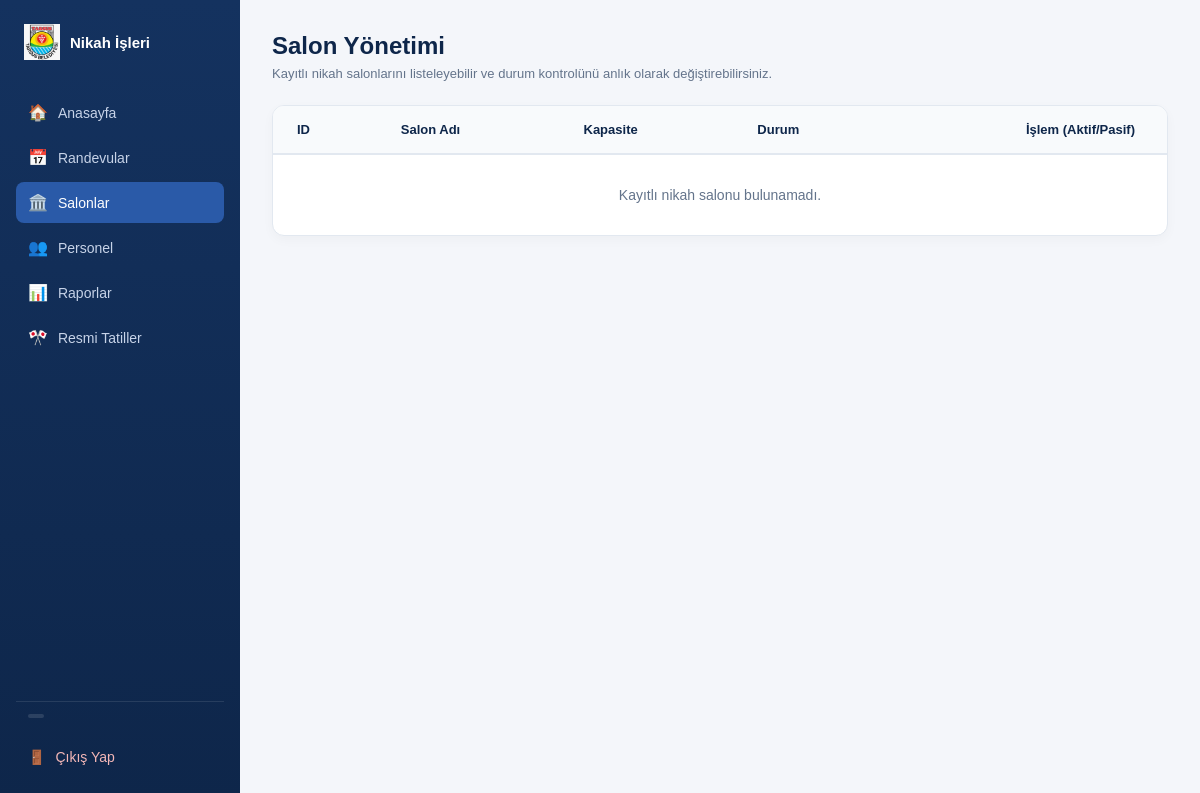
Before: /pages/salonlar/salonlar.php with the older database file.
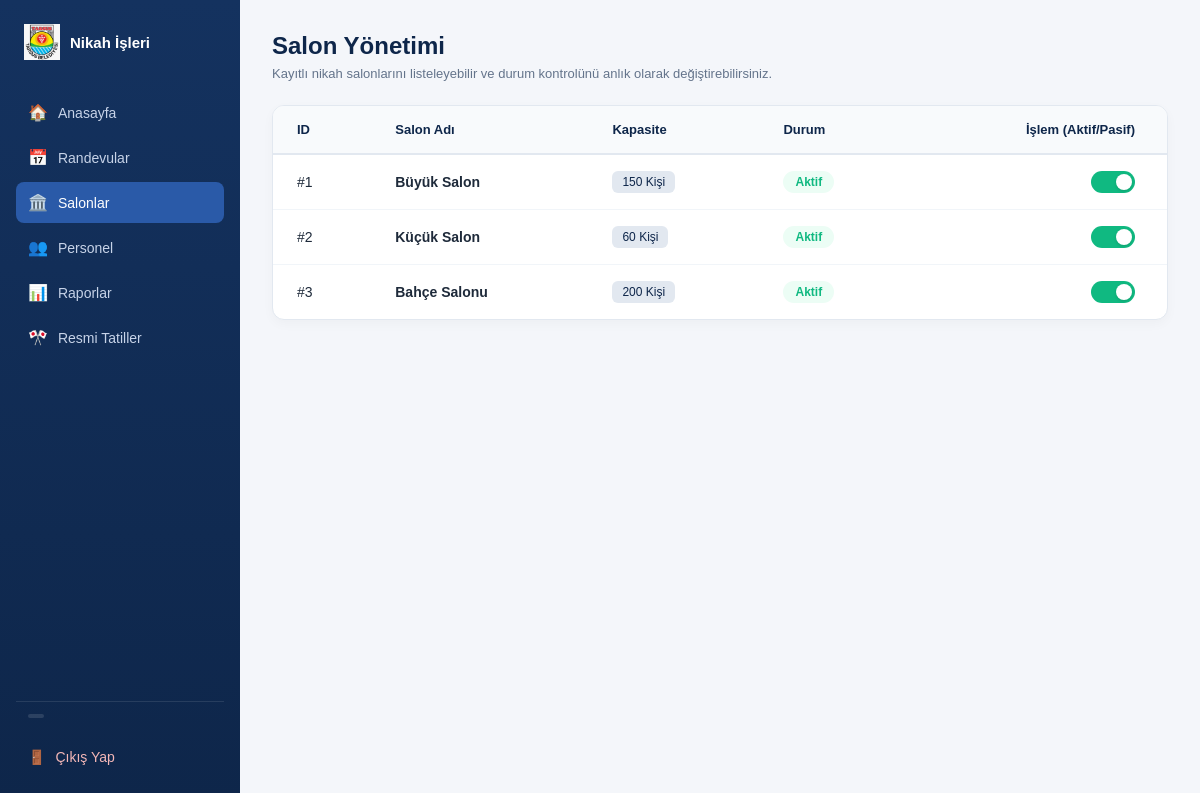
After: the same page with the newer database file.
### tables this page shows
CREATE TABLE `salonlar` (
  `id` int(11) NOT NULL,
  `ad` varchar(100) NOT NULL,
  `kapasite` int(11) NOT NULL,
  `aktif` tinyint(1) NOT NULL
);

### pages/salonlar/salonlar.php (the view, shortened to what this page needs)
<?php
require_once '../../config/database.php';
try {
    $sorgu = $pdo->query("SELECT id, ad, kapasite, aktif FROM salonlar ORDER BY id ASC");
    $salonlar = $sorgu->fetchAll(PDO::FETCH_ASSOC);
} catch (PDOException $e) {
    die("Veritabanı hatası: " . $e->getMessage());
}
?>
<!DOCTYPE html>
<html lang="tr">
<head>
    <link rel="stylesheet" href="../../assets/css/salonlar.css">
</head>
<body>
    <div class="layout">
        <?php include '../../includes/sidebar.php'; ?>
        <main class="content-container">
            <header class="content-header">
                <h2>Salon Yönetimi</h2>
                <p>Kayıtlı nikah salonlarını listeleyebilir ve durum kontrolünü anlık olarak değiştirebilirsiniz.</p>
            </header>
            <div class="table-card">
                <table class="salon-tablosu">
                    <thead>
                        <tr>
                            <th>ID</th>
                            <th>Salon Adı</th>
                            <th>Kapasite</th>
                            <th>Durum</th>
                            <th style="text-align: right; padding-right: 32px;">İşlem (Aktif/Pasif)</th>
                        </tr>
                    </thead>
                    <tbody>
                        <?php if (empty($salonlar)): ?>
                            <tr>
                                <td colspan="5" style="text-align: center; color: #64748b; padding: 32px;">Kayıtlı nikah salonu bulunamadı.</td>
                            </tr>
                        <?php else: ?>
                            <?php foreach ($salonlar as $salon): ?>
                                <tr id="salon-row-<?php echo $salon['id']; ?>">
                                    <td>#<?php echo $salon['id']; ?></td>
                                    <td class="salon-adi-td"><?php echo htmlspecialchars($salon['ad']); ?></td>
                                    <td>
                                        <span class="kapasite-badge" style="font-size: 12px; font-weight: 500; color: #0e264a; background: #e2e8f0; padding: 4px 10px; border-radius: 6px; display: inline-block;"><?php echo $salon['kapasite']; ?> Kişi</span>
                                    </td>
                                    <td>
                                        <span class="durum-rozet <?php echo $salon['aktif'] == 1 ? 'durum-aktif' : 'durum-pasif'; ?>" id="rozet-<?php echo $salon['id']; ?>">
                                            <?php echo $salon['aktif'] == 1 ? 'Aktif' : 'Pasif'; ?>
                                        </span>
                                    </td>
                                    <td style="text-align: right; padding-right: 32px;">
                                        <label class="switch">
                                            <span class="slider"></span>
                                        </label>
                                    </td>
                                </tr>
                            <?php endforeach; ?>
                        <?php endif; ?>
                    </tbody>
                </table>
            </div>
        </main>
    </div>
</body>
</html>

### includes/sidebar.php (shortened to what this page needs)
<?php
$aktif_klasor = basename(dirname($_SERVER['PHP_SELF']));
?>
<aside class="sidebar">
  <div class="sidebar-logo">
    <img src="../../assets/img/logo.png" alt="Logo">
    <span>Nikah İşleri</span>
  </div>
  <nav class="sidebar-menu">
    <a href="../dashboard/dashboard.php" class="<?php echo $aktif_klasor === 'dashboard' ? 'active' : ''; ?>">
      <span class="icon">🏠</span> Anasayfa
    </a>
    <a href="../randevular/randevular.php" class="<?php echo $aktif_klasor === 'randevular' ? 'active' : ''; ?>">
      <span class="icon">📅</span> Randevular
    </a>
    <a href="../salonlar/salonlar.php" class="<?php echo $aktif_klasor === 'salonlar' ? 'active' : ''; ?>">
      <span class="icon">🏛️</span> Salonlar
    </a>
    <a href="../personeller/personeller.php" class="<?php echo $aktif_klasor === 'personeller' ? 'active' : ''; ?>">
      <span class="icon">👥</span> Personel
    </a>
    <a href="../raporlar/raporlar.php" class="<?php echo $aktif_klasor === 'raporlar' ? 'active' : ''; ?>">
      <span class="icon">📊</span> Raporlar
    </a>
    <a href="../resmi_tatiller/resmi_tatiller.php" class="<?php echo $aktif_klasor === 'resmi_tatiller' ? 'active' : ''; ?>">
      <span class="icon">🎌</span> Resmi Tatiller
    </a>
  </nav>
  <div class="sidebar-user">
    <span class="rol-badge"><?php echo htmlspecialchars($_SESSION['rol'] ?? ''); ?></span>
  </div>
  <a href="../../auth/logout.php" class="sidebar-logout">
    <span class="icon">🚪</span> Çıkış Yap
  </a>
</aside>

### assets/css/salonlar.css (style rules this page uses)
* { margin:0; padding:0; box-sizing:border-box; }
body { font-family:'Poppins', sans-serif; background:#f4f6fa; color:#1e2a3a; }
.layout { display:flex; min-height:100vh; }
.sidebar { width:240px; background:linear-gradient(180deg, #14325f 0%, #0e264a 100%); color:#fff; display:flex; flex-direction:column; padding:24px 16px; position:fixed; top:0; left:0; bottom:0; }
.sidebar-logo { display:flex; align-items:center; gap:10px; margin-bottom:32px; padding:0 8px; }
.sidebar-logo img { width:36px; height:36px; object-fit:contain; }
.sidebar-logo span { font-weight:600; font-size:15px; }
.sidebar-menu { display:flex; flex-direction:column; gap:4px; flex:1; }
.sidebar-menu a { display:flex; align-items:center; gap:10px; color:#c7d3e8; text-decoration:none; padding:11px 12px; border-radius:8px; font-size:14px; font-weight:500; transition:background .15s; }
.sidebar-menu a.active { background:#2a5aa8; color:#fff; }
.sidebar-menu .icon { font-size:16px; }
.sidebar-user { font-size:13px; color:#c7d3e8; padding:12px 12px; border-top:1px solid rgba(255,255,255,0.1); display:flex; flex-direction:column; gap:4px; }
.rol-badge { align-self:flex-start; background:rgba(255,255,255,0.12); padding:2px 8px; border-radius:10px; font-size:11px; text-transform:capitalize; }
.sidebar-logout { display:flex; align-items:center; gap:10px; color:#f3b7b7; text-decoration:none; padding:11px 12px; border-radius:8px; font-size:14px; font-weight:500; margin-top:8px; }
.content-container { flex: 1; margin-left: 240px; padding: 32px; background: #f4f6fa; }
.content-header { margin-bottom: 24px; }
.content-header h2 { font-size: 24px; font-weight: 600; color: #0e264a; margin-bottom: 6px; }
.content-header p { font-size: 13px; color: #64748b; }
.table-card { background: #ffffff; border-radius: 12px; box-shadow: 0 4px 12px rgba(15, 23, 42, 0.03); border: 1px solid #e2e8f0; overflow: hidden; }
.salon-tablosu { width: 100%; border-collapse: collapse; text-align: left; }
.salon-tablosu th { background-color: #f8fafc; color: #0e264a; font-size: 13px; font-weight: 600; padding: 16px 24px; border-bottom: 2px solid #e2e8f0; }
.salon-tablosu td { padding: 16px 24px; border-bottom: 1px solid #f1f5f9; color: #1e2a3a; font-size: 14px; vertical-align: middle; }
.salon-tablosu tbody tr { transition: background-color 0.15s ease; }
.salon-tablosu tbody tr:last-child td { border-bottom: none; }
.salon-adi-td { font-weight: 600; color: #0e264a; }
.kapasite-badge { font-size: 12px; font-weight: 500; color: #475569; background: #f1f5f9; padding: 4px 10px; border-radius: 6px; }
.durum-rozet { display: inline-block; font-size: 12px; font-weight: 600; padding: 4px 12px; border-radius: 20px; text-align: center; }
.durum-aktif { background-color: #ecfdf5; color: #10b981; }
.switch { position: relative; display: inline-block; width: 44px; height: 22px; }
.slider { position: absolute; cursor: pointer; top: 0; left: 0; right: 0; bottom: 0; background-color: #cbd5e1; transition: 0.25s ease; border-radius: 22px; }
.slider:before { position: absolute; content: ""; height: 16px; width: 16px; left: 3px; bottom: 3px; background-color: #ffffff; transition: 0.25s ease; border-radius: 50%; box-shadow: 0 1px 3px rgba(0, 0, 0, 0.15); }
input:checked + .slider { background-color: #10b981; }
input:checked + .slider:before { transform: translateX(22px); }

Changed rows visible on the page:
added salonlar: id "1", ad "Büyük Salon", kapasite "150", aktif "Aktif"
added salonlar: id "2", ad "Küçük Salon", kapasite "60", aktif "Aktif"
added salonlar: id "3", ad "Bahçe Salonu", kapasite "200", aktif "Aktif"
Other visible differences:
text no longer shown: "Kayıtlı nikah salonu bulunamadı."
